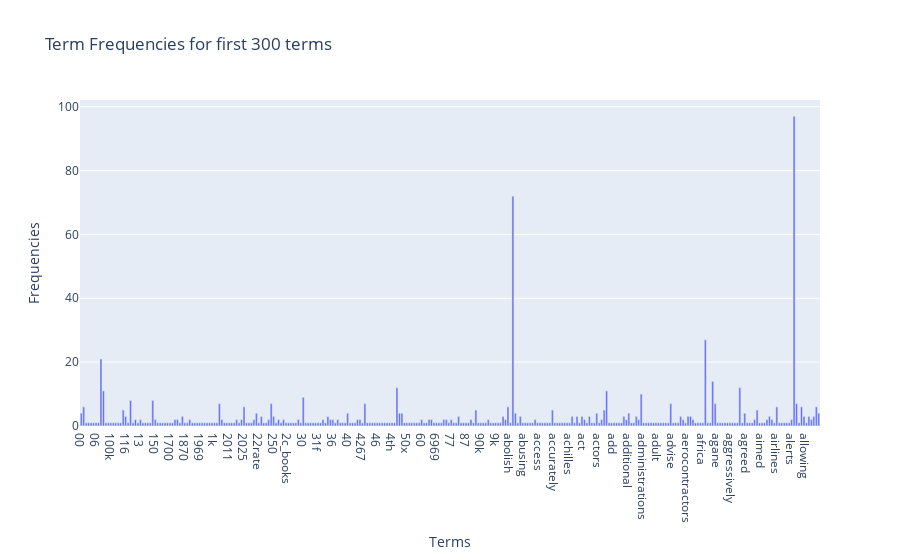

The cell this chart's notebook holds for it:
### Markdown cell above
### Plot First 300 term frequency

### Code cell
fig = px.bar(x=count_vect.get_feature_names_out()[:300], 
             y=term_frequencies[:300],
             labels={'x':'Terms', 'y':'Frequencies'},
             title='Term Frequencies for first 300 terms')
fig.show()

### Figure 1 — Plotly figure (JSON) as saved in the notebook; plotly's stock layout.template omitted (floating-point values rounded to 4 significant figures; data arrays with more than 128 entries replaced by an {"elided": "..."} marker saying what was removed)
{"data": [{"hovertemplate": "Terms=%{x}<br>Frequencies=%{y}<extra></extra>", "legendgroup": "", "marker": {"color": "#636efa", "pattern": {"shape": ""}}, "name": "", "orientation": "v", "showlegend": false, "textposition": "auto", "type": "bar", "x": {"elided": "300 str values"}, "xaxis": "x", "y": {"elided": "300 int values"}, "yaxis": "y"}], "layout": {"barmode": "relative", "legend": {"tracegroupgap": 0}, "title": {"text": "Term Frequencies for first 300 terms"}, "xaxis": {"anchor": "y", "domain": [0, 1], "title": {"text": "Terms"}}, "yaxis": {"anchor": "x", "domain": [0, 1], "title": {"text": "Frequencies"}}}}
